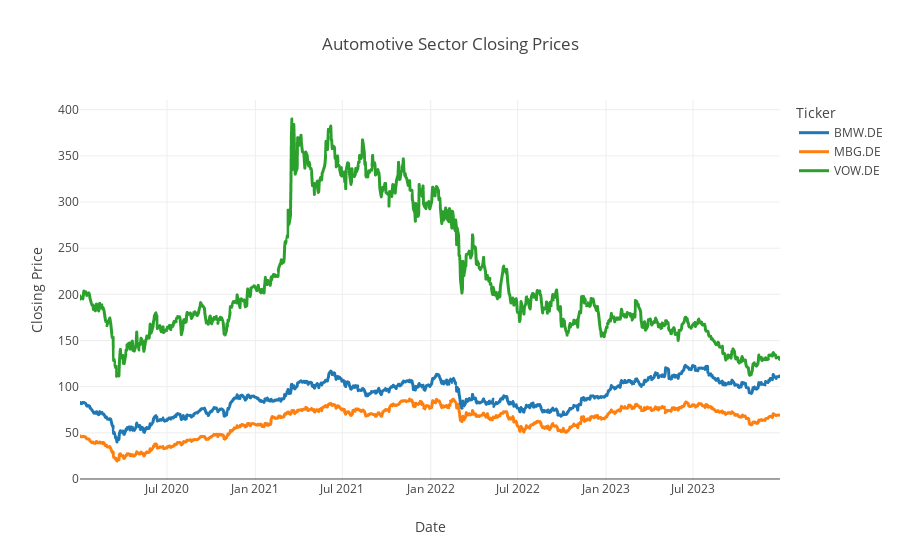

The cell this chart's notebook holds for it:
### Code cell
# Closing Price plot
fig = px.line(
    ticker_share_prices, x='Date', y='Close', color='Ticker', text='Close',
    title="Automotive Sector Closing Prices",
    template="none"
)

fig.update_xaxes(title="Date")
fig.update_yaxes(title="Closing Price")
fig.update_traces(
    mode="lines",
    marker_size=10, line_width=3,
    error_y_color="gray",
    error_y_thickness=1,
    error_y_width=10
)

### Figure 1 — Plotly figure (JSON) as saved in the notebook; plotly's stock layout.template omitted (floating-point values rounded to 4 significant figures; data arrays with more than 128 entries replaced by an {"elided": "..."} marker saying what was removed)
{"data": [{"error_y": {"color": "gray", "thickness": 1, "width": 10}, "hovertemplate": "Ticker=BMW.DE<br>Date=%{x}<br>Close=%{text}<extra></extra>", "legendgroup": "BMW.DE", "line": {"color": "#1F77B4", "dash": "solid", "width": 3}, "marker": {"size": 10, "symbol": "circle"}, "mode": "lines", "name": "BMW.DE", "showlegend": true, "text": {"elided": "1021 float values"}, "type": "scattergl", "x": {"elided": "1021 str values"}, "xaxis": "x", "y": {"elided": "1021 float values"}, "yaxis": "y"}, {"error_y": {"color": "gray", "thickness": 1, "width": 10}, "hovertemplate": "Ticker=MBG.DE<br>Date=%{x}<br>Close=%{text}<extra></extra>", "legendgroup": "MBG.DE", "line": {"color": "#FF7F0E", "dash": "solid", "width": 3}, "marker": {"size": 10, "symbol": "circle"}, "mode": "lines", "name": "MBG.DE", "showlegend": true, "text": {"elided": "1021 float values"}, "type": "scattergl", "x": {"elided": "1021 str values"}, "xaxis": "x", "y": {"elided": "1021 float values"}, "yaxis": "y"}, {"error_y": {"color": "gray", "thickness": 1, "width": 10}, "hovertemplate": "Ticker=VOW.DE<br>Date=%{x}<br>Close=%{text}<extra></extra>", "legendgroup": "VOW.DE", "line": {"color": "#2CA02C", "dash": "solid", "width": 3}, "marker": {"size": 10, "symbol": "circle"}, "mode": "lines", "name": "VOW.DE", "showlegend": true, "text": {"elided": "1021 float values"}, "type": "scattergl", "x": {"elided": "1021 str values"}, "xaxis": "x", "y": {"elided": "1021 float values"}, "yaxis": "y"}], "layout": {"legend": {"title": {"text": "Ticker"}, "tracegroupgap": 0}, "title": {"text": "Automotive Sector Closing Prices"}, "xaxis": {"anchor": "y", "domain": [0, 1], "title": {"text": "Date"}}, "yaxis": {"anchor": "x", "domain": [0, 1], "title": {"text": "Closing Price"}}}}
